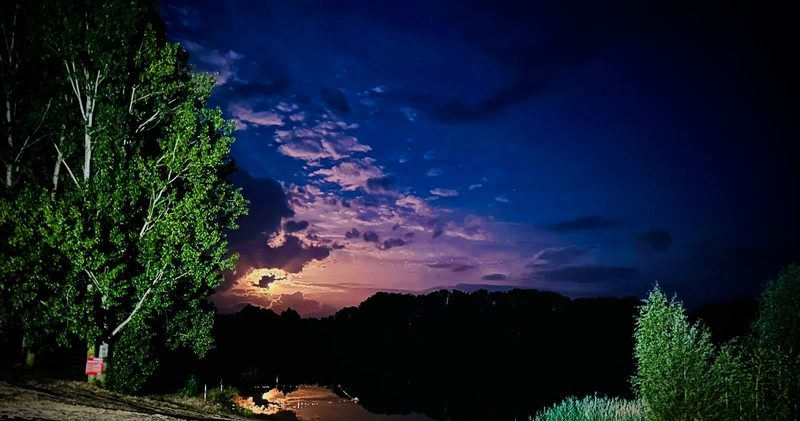
#> input picture assets/img/abenddaemmerung-baum-800.jpg, 800 x 421 px
$ python straighten.py ../assets/img/abenddaemmerung-baum-800.jpg ../assets/img/campingplatz-wohnwagen-1600.jpg 1.0
#> lines starting #> are read from the running program, lines starting #| are printed output that depends on the picture
#!/usr/bin/env python3
"""Straighten a tilted photo: rotate by ANGLE degrees (CCW positive) and
crop to the largest axis-aligned rectangle that fits without empty corners.

Usage: python3 straighten.py <input.jpg> <output.jpg> <angle_degrees>
"""
import sys
import math
from PIL import Image


def rotated_rect_with_max_area(w, h, angle_deg):
    angle = math.radians(angle_deg)
    if w <= 0 or h <= 0:
        return 0, 0
    width_is_longer = w >= h
    side_long, side_short = (w, h) if width_is_longer else (h, w)
    sin_a, cos_a = abs(math.sin(angle)), abs(math.cos(angle))
    if side_short <= 2. * sin_a * cos_a * side_long or abs(sin_a - cos_a) < 1e-10:
        x = 0.5 * side_short
        wr, hr = (x / sin_a, x / cos_a) if width_is_longer else (x / cos_a, x / sin_a)
    else:
        cos_2a = cos_a * cos_a - sin_a * sin_a
        wr, hr = (w * cos_a - h * sin_a) / cos_2a, (h * cos_a - w * sin_a) / cos_2a
    return wr, hr


def straighten(path_in, path_out, angle_deg):
#> called with angle_deg = 1
    im = Image.open(path_in)
#> im is the input picture: PIL image 800x421 RGB; mean R, G, B 22.9, 31.9, 48.6
    w, h = im.size
#> w = 800; h = 421
    rotated = im.rotate(angle_deg, expand=True, resample=Image.BICUBIC)
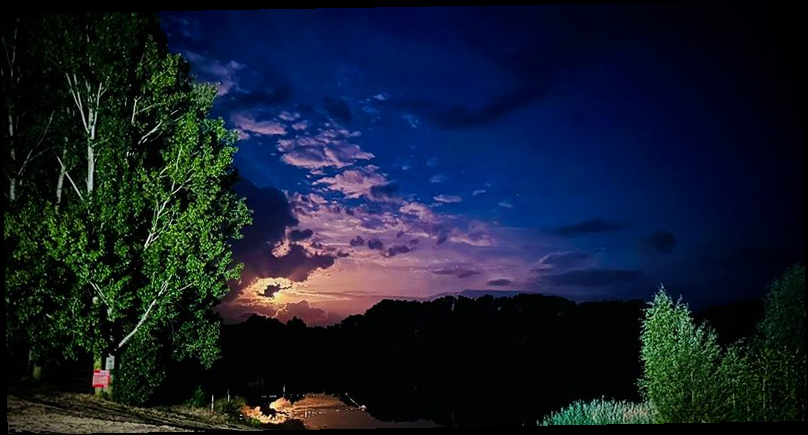
#> rotated: PIL image 808x435 RGB; mean R, G, B 21.7, 30.2, 46.3
    rw, rh = rotated.size
#> rw = 808; rh = 435
    cw, ch = rotated_rect_with_max_area(w, h, angle_deg)
#> cw = 793; ch = 407.2
    cw, ch = min(cw, rw), min(ch, rh)
    left = (rw - cw) / 2
#> left = 7.49
    top = (rh - ch) / 2
#> top = 13.89
    cropped = rotated.crop((left, top, left + cw, top + ch))
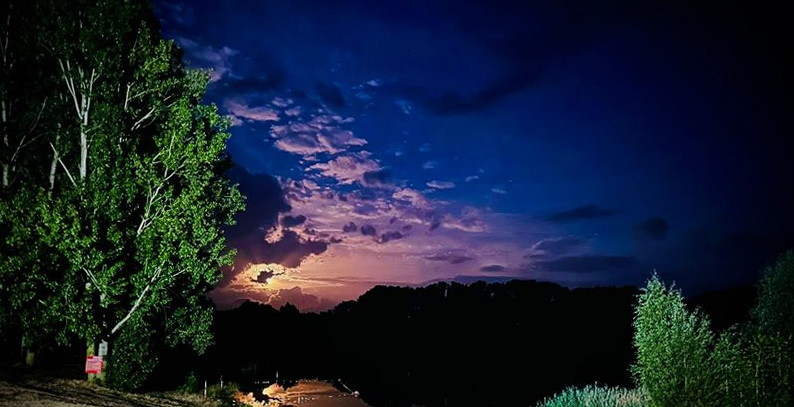
#> cropped: PIL image 794x407 RGB; mean R, G, B 22.6, 31.7, 49.1
    cropped.save(path_out, quality=95)
    print(f"{path_in} -> {path_out}: rotate {angle_deg}deg, {w}x{h} -> {cropped.size[0]:.0f}x{cropped.size[1]:.0f}")
#| ../assets/img/abenddaemmerung-baum-800.jpg -> ../assets/img/campingplatz-wohnwagen-1600.jpg: rotate 1.0deg, 800x421 -> 794x407


if __name__ == "__main__":
    straighten(sys.argv[1], sys.argv[2], float(sys.argv[3]))
